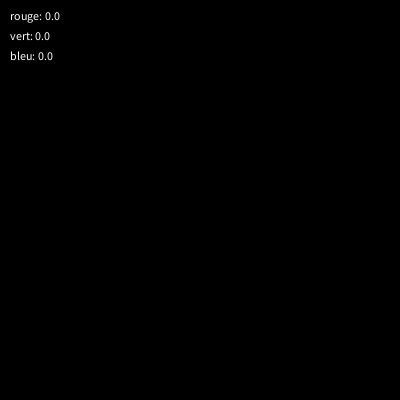
Frame 1 (no input)
Frame 60 (the mouse pressed at the canvas centre just before this capture): identical to frame 1, image omitted
Frame 120 (the mouse held since frame 60 and released just before this capture): identical to frame 1, image omitted

The Processing sketch that drew this single still picture (run headless with seeded random() and noise(); from frame 60 on, the mouse is pressed at the canvas centre):

// Processing sketch: init_5_couleur_6_random_keypressed_key
// ── init_5_couleur_6_random_keypressed_key.pde
void setup() {
  size(400,400);
}

float rouge;
float vert;
float bleu;
void draw() {
  background(rouge,vert,bleu);
  text("rouge: "+rouge,10,20);
  text("vert: "+vert,10,40);
  text("bleu: "+bleu,10,60);
}


void keyPressed() {
  if(key == 'r') rouge = random(255);
  if(key == 'v') vert = random(255);
  if(key == 'b') bleu = random(255);
}
